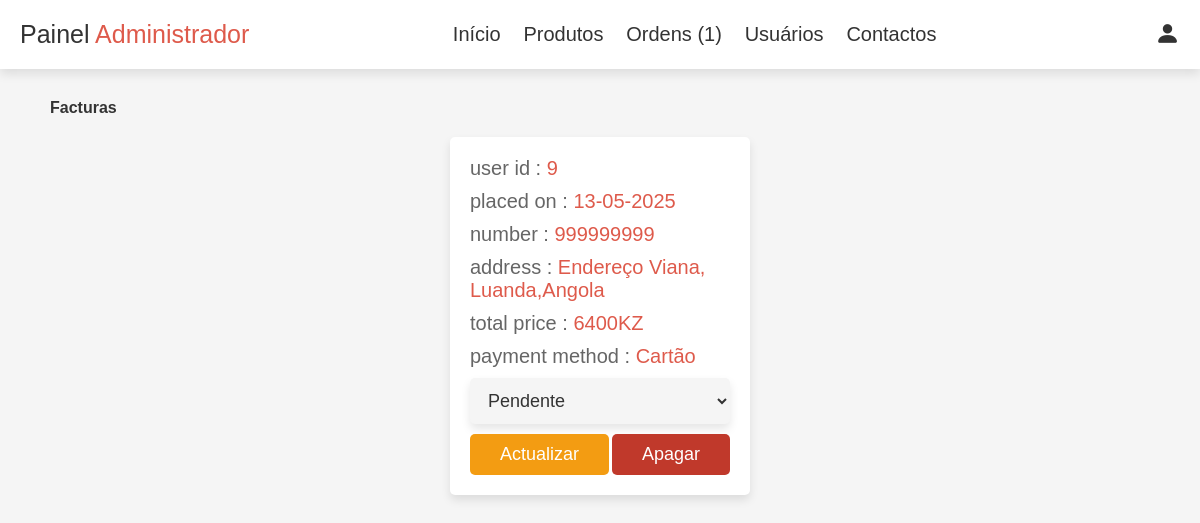
Screenshot of /admin_ordens.php (signed in) with the database file from the repository.
### tables this page shows
CREATE TABLE `orders` (
  `id` int(11) NOT NULL,
  `user_id` int(11) DEFAULT NULL,
  `name` varchar(45) DEFAULT NULL,
  `number` varchar(12) DEFAULT NULL,
  `email` varchar(45) DEFAULT NULL,
  `method` varchar(50) DEFAULT NULL,
  `address` varchar(500) DEFAULT NULL,
  `total_products` varchar(1000) DEFAULT NULL,
  `total_price` varchar(100) DEFAULT NULL,
  `placed_on` varchar(45) DEFAULT NULL,
  `payment_status` varchar(45) DEFAULT NULL
);

### admin_ordens.php (the view, shortened to what this page needs)
<?php
include 'config.php';
?>
<!DOCTYPE html>
<html lang="en">
<head>
    <link rel="stylesheet" href="https://cdn.jsdelivr.net/npm/bootstrap-icons@1.10.3/font/bootstrap-icons.css">
    <link rel="stylesheet" href="bootstrap-icons/bootstrap-icons.css">
    <link rel="stylesheet" href="css/admin_style.css">
</head>
<body>
    <?php
    include 'admin_header.php';
    ?>
    <section class="orders">
        <h1 class="tittle">Facturas</h1>
        <div class="box-container">
            <?php
            $select_orders = mysqli_query($conn, "SELECT * FROM `orders`") or die('query failed');
            if (mysqli_num_rows($select_orders) > 0) {
                while ($fetch_orders = mysqli_fetch_assoc($select_orders)) {
            ?>
            <div class="box">
                <p>user id : <span><?php echo $fetch_orders['user_id']; ?></span></p>
                <p>placed on : <span><?php echo $fetch_orders['placed_on']; ?></span></p>
                <p>number : <span><?php echo $fetch_orders['number']; ?></span></p>
                <p>address : <span><?php echo $fetch_orders['address']; ?></span></p>
                <p>total price : <span><?php echo $fetch_orders['total_price']; ?>KZ</span></p>
                <p>payment method : <span><?php echo $fetch_orders['method']; ?></span></p>
                <form action="" method="post">
                    <select name="update_payment" >
                        <option value="" selected disabled><?php echo $fetch_orders['payment_status']; ?></option>
                    </select>
                    <input type="submit" value="Actualizar" name="update_order" class="option-btn">
                    <a href="admin_ordens.php?delete=<?php echo $fetch_orders['id']; ?>" onclick="return confirm('delete this order?');" class="delete-btn">Apagar</a>
                </form>
            </div>
            <?php
                }
            }else {
                echo '<p class="empty">No orders placed yet</p>';
            }
            ?>
        </div>
    </section>
</body>
</html>

### css/admin_style.css (style rules this page uses)
:root { --purple: #de5a4b; --red: #c0392b; --orange: #f39c12; --black: #333; --white: #fff; --light-color: #666; --light-white: #ccc; --light-bg: #f5f5f5; --border: 1px solid #333; --box-shadow: 0 .5rem 1rem rgba(0, 0, 0, .1); }
* { font-family: 'Rubik', sans-serif; margin: 0;padding: 0; box-sizing: border-box; outline: none;border: none; text-decoration: none; transition: all .2s linear; }
html { font-size: 62.5%; overflow-x: hidden; }
body { background: var(--light-bg); }
section { padding: 3rem 2rem; }
.tittle { margin-left: 30px; margin-bottom: 2rem; color: var(--black); font-weight: 600; font-size: 1.6rem; }
.btn, .option-btn, .delete-btn, .white-btn { display: inline-block; margin-top: 1rem; padding: 1rem 3rem; cursor: pointer; color: var(--white); font-size: 1.8rem; border-radius: .5rem; text-transform: capitalize; }
.option-btn { background-color: var(--orange); }
.delete-btn { background-color: var(--red); }
.orders .box-container { display: grid; grid-template-columns: repeat(auto-fit, 30rem); justify-content: center; gap: 1.5rem; max-width: 1200px; margin: 0 auto; align-items: flex-start; }
.orders .box-container .box { background-color: var(--white); padding: 2rem; box-shadow: var(--box-shadow); border-radius: .5rem; }
.orders .box-container .box p { padding-bottom: 1rem; font-size: 2rem; color: var(--light-color); }
.orders .box-container .box p span { color: var(--purple); }
.orders .box-container .box form { text-align: center; }
.orders .box-container .box form select { width: 100%; border-radius: .5rem; background-color: var(--light-bg); box-shadow: var(--box-shadow); padding: 1.2rem 1.4rem; font-size: 1.8rem; color: var(--black); }

### rows the page displays
orders: user "9", placed_on "13-05-2025", number "999999999", address "Endereço Viana, Luanda,Angola", total_price "6400", method "Cartão", update_payment "Pendente"

### other values shown
mysqli_num_rows($order_query) "1"
